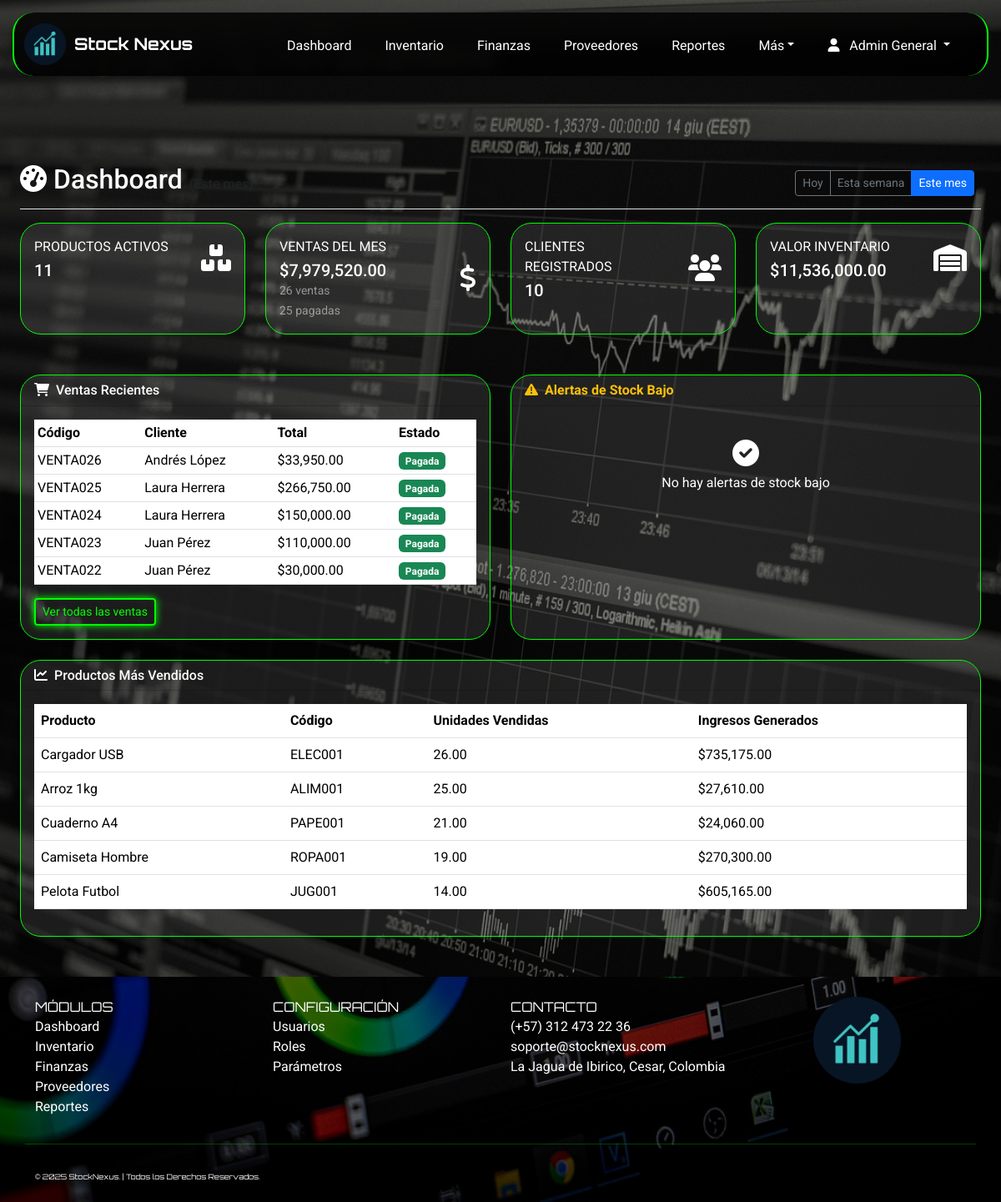
The app's page /index.php?page=dashboard (signed in) with its own data.
### tables this page shows
CREATE TABLE IF NOT EXISTS `ventas` (
  `id_venta` int(11) NOT NULL AUTO_INCREMENT,
  `codigo_venta` varchar(50) NOT NULL,
  `id_cliente` int(11) DEFAULT NULL,
  `id_usuario` int(11) NOT NULL,
  `fecha_venta` datetime DEFAULT current_timestamp(),
  `metodo_pago` enum('Efectivo','Transferencia','Tarjeta','Crédito') DEFAULT 'Efectivo',
  `total_venta` decimal(14,2) DEFAULT 0.00,
  `descuento_aplicado` decimal(10,2) DEFAULT 0.00,
  `porcentaje_descuento` decimal(5,2) DEFAULT 0.00,
  `estado` enum('Pendiente','Pagada','Anulada') DEFAULT 'Pendiente',
  PRIMARY KEY (`id_venta`),
  UNIQUE KEY `uk_ventas_codigo` (`codigo_venta`),
  KEY `idx_ventas_cliente` (`id_cliente`),
  KEY `idx_ventas_usuario` (`id_usuario`)
);

CREATE TABLE IF NOT EXISTS `clientes` (
  `id_cliente` int(11) NOT NULL AUTO_INCREMENT,
  `nombre_cliente` varchar(100) NOT NULL,
  `identificacion` varchar(30) DEFAULT NULL,
  `telefono` varchar(20) DEFAULT NULL,
  `correo` varchar(100) DEFAULT NULL,
  `direccion` varchar(150) DEFAULT NULL,
  `ciudad` varchar(100) DEFAULT NULL,
  `fecha_registro` datetime DEFAULT current_timestamp(),
  PRIMARY KEY (`id_cliente`),
  UNIQUE KEY `uk_clientes_identificacion` (`identificacion`)
);

### app/views/Dashboard/dashboard.php (the view, shortened to what the rows shown need)
<?php
$filtro = $_GET['filtro'] ?? 'mes';
$fechaInicio = '';
$fechaFin = '';
switch($filtro) {
    case 'mes':
    default:
        $fechaInicio = date('Y-m-01');
        $fechaFin = date('Y-m-d');
        break;
}
$dashboardModel = new Dashboard($db);
$ventasRecientes = $dashboardModel->obtenerVentasRecientes(5, $fechaInicio, $fechaFin);
?>
<div class="container-fluid px-4 pb-5">
    <div class="d-flex justify-content-between flex-wrap flex-md-nowrap align-items-center pt-3 pb-2 mb-3 border-bottom"
        style="margin-top:180px;">
        <h1 class="h2"><i class="fas fa-tachometer-alt me-2"></i>Dashboard
            <small class="text-muted fs-6">
            </small>
        </h1>
    </div>
    <div class="row">
        <div class="col-lg-6 mb-4">
            <div class="card h-100">
                <div class="card-body">
                    <div class="table-responsive">
                        <table class="table table-sm table-hover">
                            <thead>
                                <tr>
                                    <th>Código</th>
                                    <th>Cliente</th>
                                    <th>Total</th>
                                    <th>Estado</th>
                                </tr>
                            </thead>
                            <tbody>
                                <?php if (!empty($ventasRecientes)): ?>
                                    <?php foreach ($ventasRecientes as $venta): ?>
                                    <tr>
                                        <td><?= htmlspecialchars($venta['codigo_venta'] ?? '') ?></td>
                                        <td><?= htmlspecialchars($venta['nombre_cliente'] ?? 'Cliente General') ?></td>
                                        <td>$<?= number_format($venta['total_venta'] ?? 0, 2) ?></td>
                                        <td>
                                            <span class="badge bg-<?= ($venta['estado'] ?? '') == 'Pagada' ? 'success' : 'warning' ?>">
                                                <?= htmlspecialchars($venta['estado'] ?? '') ?>
                                            </span>
                                        </td>
                                    </tr>
                                    <?php endforeach; ?>
                                <?php endif; ?>
                            </tbody>
                        </table>
                    </div>
                </div>
            </div>
        </div>
    </div>
    <div class="row">
        <div class="col-lg-12">
            <div class="card">
                <div class="card-body">
                    <div class="table-responsive">
                        <table class="table table-hover">
                            <thead>
                                <tr>
                                    <th>Producto</th>
                                    <th>Código</th>
                                    <th>Unidades Vendidas</th>
                                    <th>Ingresos Generados</th>
                                </tr>
                            </thead>
                        </table>
                    </div>
                </div>
            </div>
        </div>
    </div>
</div>

### records on screen
ventas: codigo_venta "VENTA026", id_cliente.nombre_cliente "Andrés López", total_venta "33,950.00", estado "Pagada"
ventas: codigo_venta "VENTA025", id_cliente.nombre_cliente "Laura Herrera", total_venta "266,750.00", estado "Pagada"
ventas: codigo_venta "VENTA024", id_cliente.nombre_cliente "Laura Herrera", total_venta "150,000.00", estado "Pagada"
ventas: codigo_venta "VENTA023", id_cliente.nombre_cliente "Juan Pérez", total_venta "110,000.00", estado "Pagada"
ventas: codigo_venta "VENTA022", id_cliente.nombre_cliente "Juan Pérez", total_venta "30,000.00", estado "Pagada"

### other values on screen
$_SESSION['usuario_nombre'] "Admin General"
$estadisticas['total_productos'] "11"
$estadisticas['ingresos_ventas_mes'] "7,979,520.00"
$estadisticas['cantidad_ventas'] "26"
$estadisticas['cantidad_pagadas'] "25"
$estadisticas['total_clientes'] "10"
$estadisticas['valor_inventario'] "11,536,000.00"
$producto['nombre_producto'] "Cargador USB"
$producto['codigo_producto'] "ELEC001"
$producto['total_vendido'] "26.00"
$producto['ingresos_generados'] "735,175.00"
$producto['nombre_producto'] "Arroz 1kg"
$producto['codigo_producto'] "ALIM001"
$producto['total_vendido'] "25.00"
$producto['ingresos_generados'] "27,610.00"
